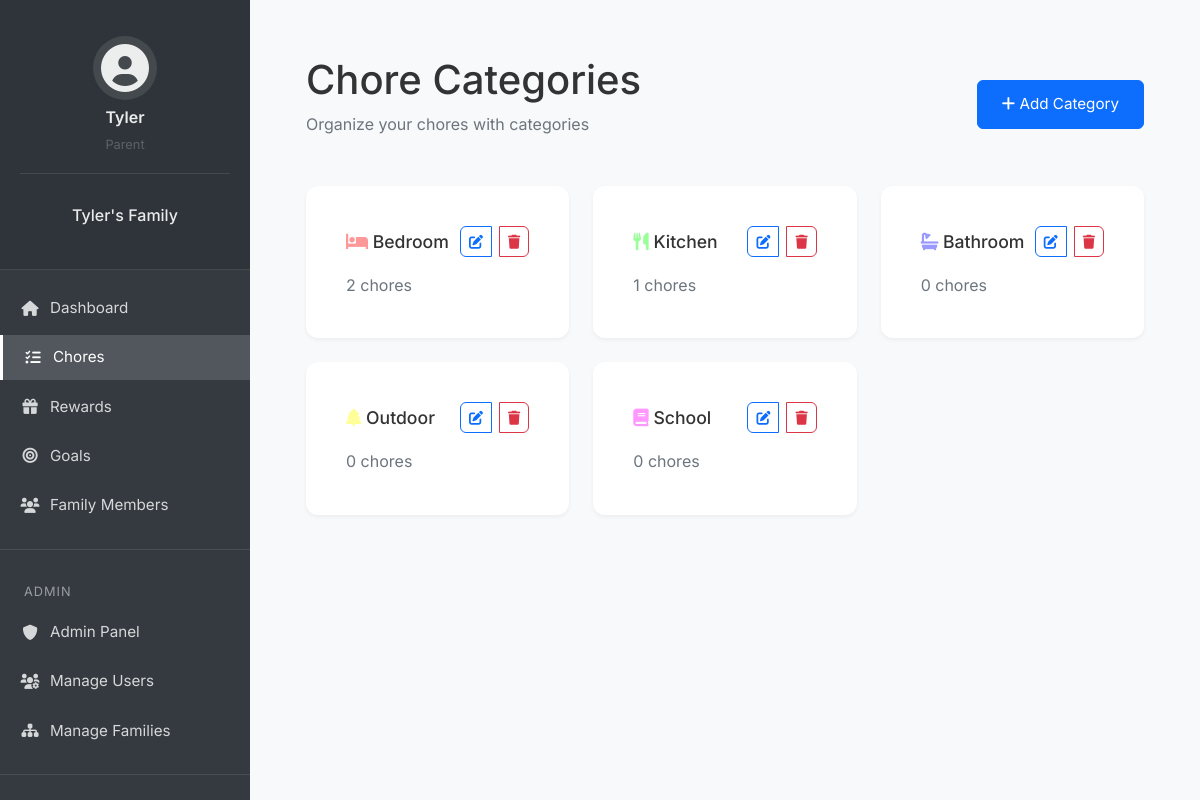
Page /chores/categories (signed in) on the committed database.
### flask_app/models/user.py (models this page shows, shortened)
class User(db.Model, UserMixin):
    __tablename__ = 'user'
    id = db.Column(db.Integer, primary_key=True)
    username = db.Column(db.String(64), unique=True, nullable=False)
    email = db.Column(db.String(120), unique=True, nullable=False)
    password_hash = db.Column(db.String(128), nullable=False)
    pin = db.Column(db.String(4))
    created_at = db.Column(db.DateTime, default=datetime.utcnow)
    is_superuser = db.Column(db.Boolean, default=False)
    is_parent = db.Column(db.Boolean, default=False)
    family_id = db.Column(db.Integer, db.ForeignKey('family.id'))
    parent_id = db.Column(db.Integer, db.ForeignKey('user.id'), nullable=True)
    children = db.relationship('User', backref=db.backref('parent', remote_side=[id]))
    coins = db.Column(db.Integer, default=0)
    family_points = db.Column(db.Integer, default=0)
    avatar = db.Column(db.String(50), default='fa-user-circle')
    assigned_chores = db.relationship('Chore',
                                    foreign_keys='Chore.assigned_to_id',
                                    back_populates='assigned_to',
                                    lazy=True)
    created_chores = db.relationship('Chore',
                                   foreign_keys='Chore.created_by_id',
                                   back_populates='created_by',
                                   lazy=True)
    created_goals = db.relationship('Goal', back_populates='created_by', lazy=True)
    created_goal_categories = db.relationship('GoalCategory', back_populates='created_by', lazy=True)

class Family(db.Model):
    __tablename__ = 'family'
    id = db.Column(db.Integer, primary_key=True)
    name = db.Column(db.String(100), nullable=False)
    family_code = db.Column(db.String(6), unique=True, nullable=False)
    created_at = db.Column(db.DateTime, default=datetime.utcnow)
    members = db.relationship('User', backref='family', lazy=True)
    chores = db.relationship('Chore', backref='family', lazy=True)
    module_settings = db.relationship('ModuleSettings', back_populates='family', lazy=True)
    goals = db.relationship('Goal', back_populates='family', lazy=True)
    goal_categories = db.relationship('GoalCategory', back_populates='family', lazy=True)

class ChoreCategory(db.Model):
    __tablename__ = 'chore_category'
    __table_args__ = {'extend_existing': True}
    id = db.Column(db.Integer, primary_key=True)
    name = db.Column(db.String(50), nullable=False)
    color = db.Column(db.String(7), default="#6c757d")  # Hex color code
    icon = db.Column(db.String(50))  # FontAwesome icon name
    created_at = db.Column(db.DateTime, default=datetime.utcnow)
    family_id = db.Column(db.Integer, db.ForeignKey('family.id'), nullable=False)
    created_by_id = db.Column(db.Integer, db.ForeignKey('user.id'), nullable=False)
    chores = db.relationship('Chore', backref='category', lazy='dynamic')
    created_by = db.relationship('User', foreign_keys=[created_by_id])

### flask_app/controllers/chores.py (the view)
@chores_bp.route('/categories')
@login_required
@parent_required
def list_categories():
    categories = ChoreCategory.query.filter_by(family_id=current_user.family_id).all()
    return render_template('chores/categories.html', categories=categories)

### flask_app/__init__.py (called while the page is built)
@login_manager.user_loader
def load_user(id):
    from flask_app.models.user import User
    return User.query.get(int(id))

### flask_app/templates/chores/categories.html (shortened to what this page needs)
{% extends "base.html" %}
{% block authenticated_content %}
<div class="content-container">
    <div class="page-header d-flex justify-content-between align-items-center">
        <div>
            <h1>Chore Categories</h1>
            <p class="text-muted">Organize your chores with categories</p>
        </div>
        <button class="btn btn-primary" data-bs-toggle="modal" data-bs-target="#addCategoryModal">
            <i class="fas fa-plus"></i> Add Category
        </button>
    </div>
    <div class="row">
        {% for category in categories %}
        <div class="col-md-4 mb-4">
            <div class="card">
                <div class="card-body">
                    <div class="d-flex justify-content-between align-items-center mb-3">
                        <h3 class="card-title mb-0">
                            <i class="fas {{ category.icon }}" style="color: {{ category.color }};"></i>
                            {{ category.name }}
                        </h3>
                        <div class="btn-group">
                            <button class="btn btn-sm btn-outline-primary"
                                    data-bs-toggle="modal"
                                    data-bs-target="#editCategoryModal{{ category.id }}">
                                <i class="fas fa-edit"></i>
                            </button>
                            <button class="btn btn-sm btn-outline-danger"
                                    data-bs-toggle="modal"
                                    data-bs-target="#deleteCategoryModal{{ category.id }}">
                                <i class="fas fa-trash"></i>
                            </button>
                        </div>
                    </div>
                    <p class="text-muted mb-0">
                        {{ category.chores.count() }} chores
                    </p>
                </div>
            </div>
        </div>
        {% else %}
        <div class="col-12">
            <p class="text-muted text-center">No categories yet. Create one to get started!</p>
        </div>
        {% endfor %}
    </div>
</div>
{% endblock %}

### flask_app/templates/partials/_sidebar.html (shortened to what this page needs)
<nav class="sidebar">
    <div class="sidebar-header">
        <div class="user-profile text-center mb-4">
            {% if current_user.avatar.startswith('fa-') %}
                <i class="fas {{ current_user.avatar }} fa-3x mb-2"></i>
            {% else %}
                <img src="{{ url_for('static', filename='img/avatars/' + current_user.avatar) }}"
                     alt="{{ current_user.username }}'s avatar"
                     class="avatar-img mb-2">
            {% endif %}
            <div class="user-info">
                <h6 class="mb-1">{{ current_user.username }}</h6>
                <small class="text-muted">
                    {% if current_user.is_parent %}
                        Parent
                    {% else %}
                        Child
                        <div class="coins-display mt-1">
                            <i class="fas fa-coins fa-xs"></i>
                            <span class="coins-text">{{ current_user.coins }}</span>
                        </div>
                    {% endif %}
                </small>
            </div>
        </div>
        {% if current_user.family %}
        <div class="family-info text-center mb-3">
            <h5>{{ current_user.family.name }}</h5>
        </div>
        {% endif %}
    </div>
    <ul class="nav flex-column">
        <li class="nav-item">
            <a class="nav-link {% if request.endpoint == 'main.dashboard' %}active{% endif %}"
               href="{{ url_for('main.dashboard') }}">
                <i class="fas fa-home"></i>
                <span>Dashboard</span>
            </a>
        </li>
        {% if current_user.family and module_settings.get('economy', True) %}
            <li class="nav-item" data-module="economy">
                <a class="nav-link {% if request.endpoint.startswith('chores.') %}active{% endif %}"
                   href="{{ url_for('chores.list_chores') }}">
                    <i class="fas fa-tasks"></i>
                    <span>Chores</span>
                </a>
            </li>
            <li class="nav-item" data-module="economy">
                <a class="nav-link {% if request.endpoint.startswith('rewards.') %}active{% endif %}"
                   href="{{ url_for('rewards.list_rewards') }}">
                    <i class="fas fa-gift"></i>
                    <span>Rewards</span>
                </a>
            </li>
            <li class="nav-item" data-module="economy">
                <a class="nav-link {% if request.endpoint.startswith('goals.') %}active{% endif %}"
                   href="{{ url_for('goals.list_goals') }}">
                    <i class="fas fa-bullseye"></i>
                    <span>Goals</span>
                </a>
            </li>
        {% endif %}
        {% if current_user.is_parent %}
            <li class="nav-item">
                <a class="nav-link {% if request.endpoint.startswith('family.') %}active{% endif %}"
                   href="{{ url_for('family.members') }}">
                    <i class="fas fa-users"></i>
                    <span>Family Members</span>
                </a>
            </li>
        {% endif %}
        {% if current_user.is_superuser and module_settings.get('admin', True) %}
            <li class="nav-divider" data-module="admin"></li>
            <li class="menu-label" data-module="admin">Admin</li>
            <li class="nav-item" data-module="admin">
                <a class="nav-link {% if request.endpoint.startswith('admin.') %}active{% endif %}"
                   href="{{ url_for('admin.index') }}">
                    <i class="fas fa-shield-alt"></i>
                    <span>Admin Panel</span>
                </a>
            </li>
            <li class="nav-item" data-module="admin">
                <a class="nav-link {% if request.endpoint == 'admin.users' %}active{% endif %}"
                   href="{{ url_for('admin.users') }}">
                    <i class="fas fa-users-cog"></i>
                    <span>Manage Users</span>
                </a>
            </li>
            <li class="nav-item" data-module="admin">
                <a class="nav-link {% if request.endpoint == 'admin.families' %}active{% endif %}"
                   href="{{ url_for('admin.families') }}">
                    <i class="fas fa-sitemap"></i>
                    <span>Manage Families</span>
                </a>
            </li>
        {% endif %}
        <li class="nav-divider"></li>
        <li class="nav-item">
            {% if current_user.is_parent %}
                <a class="nav-link {% if request.endpoint == 'settings.profile' %}active{% endif %}"
                   href="{{ url_for('settings.profile') }}">
                </a>
            {% else %}
                <a class="nav-link {% if request.endpoint == 'settings.child_profile' %}active{% endif %}"
                   href="{{ url_for('settings.child_profile') }}">
                    <i class="fas fa-user-cog"></i>
                    <span>My Profile</span>
                </a>
            {% endif %}
        </li>
    </ul>
</nav>

### flask_app/static/css/style.css (style rules this page uses)
:root { --primary-color: #4169E1; --secondary-color: #4CAF50; --background-color: #f8f9fa; --text-color: #333; --border-color: #e0e0e0; --shadow: 0 2px 4px rgba(0,0,0,0.05); }
body { background-color: var(--background-color); color: var(--text-color); font-family: 'Inter', -apple-system, BlinkMacSystemFont, sans-serif; line-height: 1.6; }
.btn { padding: 0.75rem 1.5rem; border-radius: 6px; font-size: 0.95rem; transition: all 0.2s ease; text-decoration: none; display: inline-block; }
.nav-link { color: #666 !important; font-size: 0.95rem; }
.card { background: white; padding: 1.5rem; border-radius: 12px; box-shadow: var(--shadow); border: none; }
.card h3 { color: var(--text-color); font-size: 1.1rem; margin-bottom: 1rem; }
.sidebar { width: 250px; background-color: var(--sidebar-bg, #2C3E7B); color: white; padding: 1.5rem 0; display: flex; flex-direction: column; position: fixed; height: 100vh; left: 0; top: 0; }
.sidebar-header { padding: 0 1.5rem 1.5rem; border-bottom: 1px solid rgba(255, 255, 255, 0.1); }
.menu-label { color: rgba(255, 255, 255, 0.5); font-size: 0.8rem; text-transform: uppercase; letter-spacing: 1px; padding: 0.5rem 1.5rem; margin-top: 0.5rem; }
.content-container { padding: 1.5rem; }
.page-header { margin-bottom: 2rem; }
.page-header h1 { margin-bottom: 0.5rem; }
.btn-group { display: flex; gap: 0.5rem; }
.btn-sm { padding: 0.25rem 0.5rem; font-size: 0.875rem; }
.user-profile { padding: 1rem; border-bottom: 1px solid rgba(255, 255, 255, 0.1); }
.user-profile i.fas { color: rgba(255, 255, 255, 0.9); background: rgba(255, 255, 255, 0.1); width: 64px; height: 64px; line-height: 64px; border-radius: 50%; margin-bottom: 0.5rem; }
.user-profile .user-info { color: rgba(255, 255, 255, 0.9); }
.user-profile .user-info h6 { margin: 0; font-weight: 600; }
.user-profile .user-info small { font-size: 0.8rem; opacity: 0.7; }
.family-info h5 { color: rgba(255, 255, 255, 0.9); font-size: 1rem; margin: 0; padding: 0.5rem; }
.sidebar { padding-top: 0; }
.sidebar-header { margin-bottom: 1rem; }

### flask_app/templates/partials/_sidebar.html (style rules this page uses)
.sidebar { min-width: 250px; max-width: 250px; min-height: 100vh; background: #343a40; color: #fff; transition: all 0.3s; }
.sidebar .nav-link { color: rgba(255, 255, 255, 0.8); padding: 10px 20px; transition: all 0.3s; }
.sidebar .nav-link i { margin-right: 10px; width: 20px; text-align: center; }
.sidebar-header { padding: 20px; background: rgba(0, 0, 0, 0.1); }
.sidebar .nav-item { margin-bottom: 5px; }
.user-profile i.fas { color: rgba(255, 255, 255, 0.9); background: rgba(255, 255, 255, 0.1); width: 64px; height: 64px; line-height: 64px; border-radius: 50%; margin-bottom: 0.5rem; }
.nav-divider { height: 1px; background-color: rgba(255, 255, 255, 0.1); margin: 1rem 0; }
.menu-label { color: rgba(255, 255, 255, 0.5); font-size: 0.8rem; text-transform: uppercase; letter-spacing: 1px; padding: 0.5rem 1.5rem; margin-top: 0.5rem; }
.nav-link { display: flex; align-items: center; padding: 0.75rem 1.5rem; color: rgba(255, 255, 255, 0.8) !important; transition: all 0.3s ease; }
.nav-link.active { background-color: rgba(255, 255, 255, 0.15); color: white !important; border-left: 3px solid white; }
.nav-link i { width: 20px; margin-right: 10px; text-align: center; }

### rows in the picture
User: username "Tyler"
Family: family.name "Tyler's Family"
ChoreCategory: name "Bedroom", chores.count "2"
ChoreCategory: name "Kitchen", chores.count "1"
ChoreCategory: name "Bathroom", chores.count "0"
ChoreCategory: name "Outdoor", chores.count "0"
ChoreCategory: name "School", chores.count "0"
